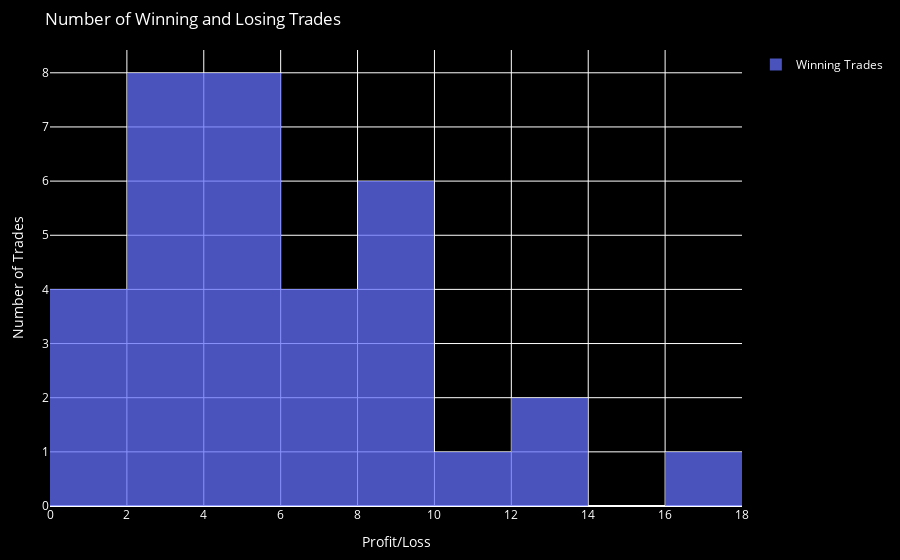
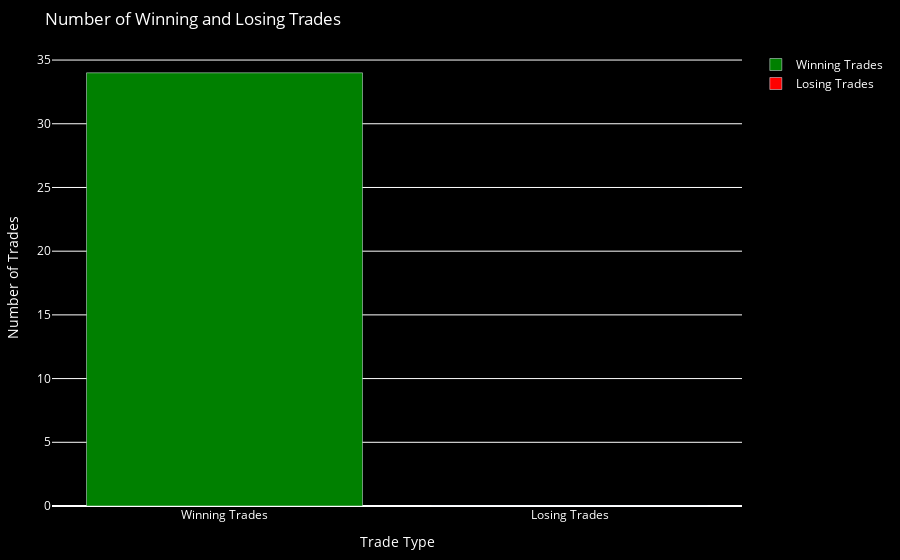

Notebook code cell kept with these figures, in order:
### Markdown cell above
### This look like a simulation of if a trade was taken on every spike

### Code cell
# ...

def backtest_new_strategy(df, lot_size=0.2):
    trades = []
    in_trade = False

    for i in range(2, len(df)):
        current_bar = df.iloc[i]
        previous_bar = df.iloc[i - 1]

        # Check for new sell conditions
        if previous_bar["rsi"] > 70 and current_bar["rsi"] <= 70:
            if not in_trade:
                # Open a sell trade
                trade = {"entry_time": current_bar.name, "entry_price": current_bar["open"], "trade_type": "SELL"}
                trades.append(trade)
                in_trade = True

        # Check for trade closing condition
        if in_trade:
            # Calculate the closing time for the trade (1 minute after the trade was executed)
            closing_time = trade["entry_time"] + timedelta(minutes=1)

            if current_bar.name >= closing_time:
                # Close the trade
                trade["exit_time"] = current_bar.name
                trade["exit_price"] = current_bar["close"]
                trade["pnl"] = trade["entry_price"] - trade["exit_price"]
                trade["pnl"] *= lot_size
                in_trade = False

    return trades

def plot_histogram(trades):
    pnl_values = [trade.get('pnl', 0) for trade in trades]

    # Filter out zero values (trades that didn't close)
    pnl_values = [pnl for pnl in pnl_values if pnl != 0]

    winning_trades = [pnl for pnl in pnl_values if pnl > 0]
    losing_trades = [pnl for pnl in pnl_values if pnl < 0]

    fig = go.Figure()

    fig.add_trace(go.Histogram(x=winning_trades, opacity=0.75, name="Winning Trades"))
    fig.add_trace(go.Histogram(x=losing_trades, opacity=0.75, name="Losing Trades"))

    fig.update_layout(
        title="Number of Winning and Losing Trades",
        xaxis_title="Profit/Loss",
        yaxis_title="Number of Trades",
        plot_bgcolor='black',
        paper_bgcolor='black',
        font=dict(color='white'),
        showlegend=True,
        autosize=True,
        margin=dict(l=50, r=50, t=50, b=50),
        xaxis_showgrid=True,
        yaxis_showgrid=True,
    )

    fig.update_layout(barmode='overlay')

    fig.show()
    
if __name__ == "__main__":
    symbol = "Crash 1000 Index"
    timeframe = mt5.TIMEFRAME_M1
    lot_size = 1
    period = 7

    # Specify the date range for historical data (adjust as needed)
    start_date = datetime(2023, 8, 16)
    end_date = datetime.now()

    # Step 1: Load historical data within the specified date range
    df = get_historical_data(symbol, timeframe, start_date, end_date)

    # Step 2: Calculate RSI
    calculate_rsi(df, period)

    # Step 3: Backtest the new strategy
    new_trades = backtest_new_strategy(df, lot_size)

    # Step 4: Print the backtest results
    total_pnl = 0
    for trade in new_trades:
        print(f"Trade Type: {trade['trade_type']}")
        print(f"Entry Time: {trade['entry_time']}, Entry Price: {trade['entry_price']}")
        print(f"Exit Time: {trade.get('exit_time', 'Not closed')}, Exit Price: {trade.get('exit_price', 'N/A')}")
        print(f"Profit/Loss: {trade.get('pnl', 0):.2f}\n")
        total_pnl += trade.get('pnl', 0)

    print(f"Total Profit/Loss: {total_pnl:.2f}")
    print(f"Total Trades: {len(new_trades)}")
    plot_histogram(new_trades)
    plot_total(new_trades)

### Figure 1 — Plotly figure (JSON) as saved in the notebook; plotly's stock layout.template omitted (floating-point values rounded to 4 significant figures)
{"data": [{"name": "Winning Trades", "opacity": 0.75, "type": "histogram", "x": [7.709, 2.919, 12.27, 2.57, 16.89, 9.905, 6.584, 4.39, 4.656, 9.727, 4.294, 5.754, 7.916, 4.117, 8.542, 6.554, 0.834, 0.58, 3.521, 8.747, 0.567, 9.99, 12.88, 9.233, 4.569, 10.68, 3.03, 4.334, 1.082, 3.285, 2.914, 4.567, 3.968, 3.336]}, {"name": "Losing Trades", "opacity": 0.75, "type": "histogram", "x": []}], "layout": {"autosize": true, "barmode": "overlay", "font": {"color": "white"}, "margin": {"b": 50, "l": 50, "r": 50, "t": 50}, "paper_bgcolor": "black", "plot_bgcolor": "black", "showlegend": true, "title": {"text": "Number of Winning and Losing Trades"}, "xaxis": {"showgrid": true, "title": {"text": "Profit/Loss"}}, "yaxis": {"showgrid": true, "title": {"text": "Number of Trades"}}}}

### Figure 2 — Plotly figure (JSON) as saved in the notebook; plotly's stock layout.template omitted (floating-point values rounded to 4 significant figures)
{"data": [{"marker": {"color": "green"}, "name": "Winning Trades", "type": "bar", "x": ["Winning Trades"], "y": [34]}, {"marker": {"color": "red"}, "name": "Losing Trades", "type": "bar", "x": ["Losing Trades"], "y": [0]}], "layout": {"autosize": true, "font": {"color": "white"}, "margin": {"b": 50, "l": 50, "r": 50, "t": 50}, "paper_bgcolor": "black", "plot_bgcolor": "black", "showlegend": true, "title": {"text": "Number of Winning and Losing Trades"}, "xaxis": {"showgrid": false, "title": {"text": "Trade Type"}}, "yaxis": {"showgrid": true, "title": {"text": "Number of Trades"}}}}
